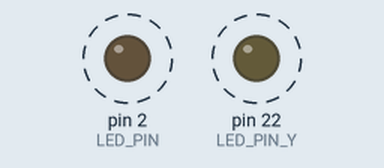
A sketch run on a simulated Arduino Mega 2560, built with avr-gcc and run on an emulated ATmega2560. Shown: output pins drawn as LEDs (lit = HIGH). Dashed ring = blinking.

Above: at 0.5 s.
Timing chart, 0 to 4.6 s (numbered marks = the images above):
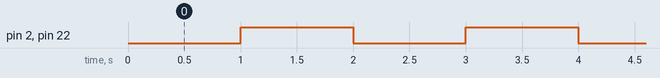

The sketch:

ex02.ino
```cpp
#define LED_PIN 2
#define LED_PIN_Y 22 //定义LED引脚

bool LED_state=false;//灯的初始状态
unsigned long lastTime=0;//初始时间
unsigned long interval=1000;//间隔时常

void setup() {
  pinMode(LED_PIN,OUTPUT);
  pinMode(LED_PIN_Y,OUTPUT);
}

void loop() {
  unsigned long now=millis();
  if(now-lastTime>=interval)
  {
    LED_state=!LED_state;
    if(LED_state)
    {
      digitalWrite(LED_PIN,HIGH);
      digitalWrite(LED_PIN_Y,HIGH);
    }
    else
    {
      digitalWrite(LED_PIN,LOW);
      digitalWrite(LED_PIN_Y,LOW);
    }
    lastTime=now;
  }


}
```

Measured:
- by itself, pin 2 (LED_PIN), pin 22 (LED_PIN_Y): alternates HIGH for 1.0 s and LOW for 1.0 s
